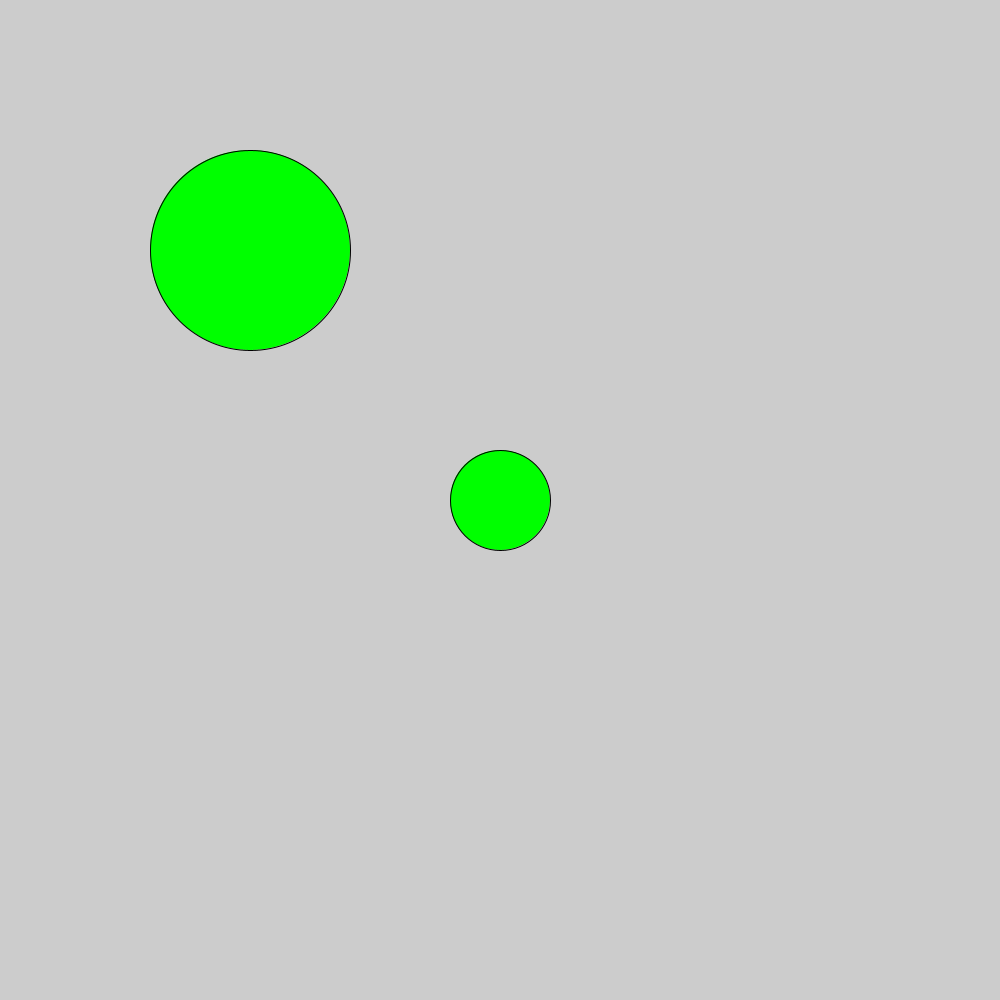
Frame 1 (no input)
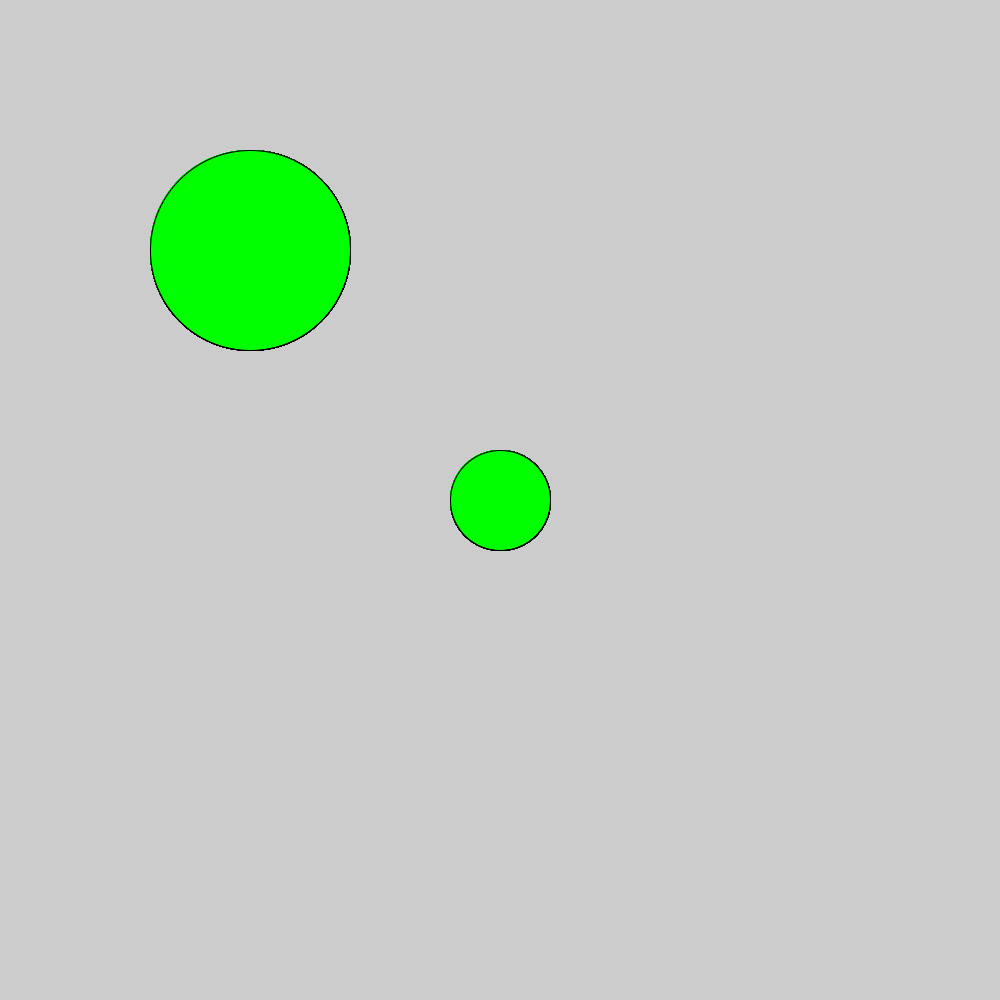
Frame 60 (the mouse pressed at the canvas centre just before this capture)
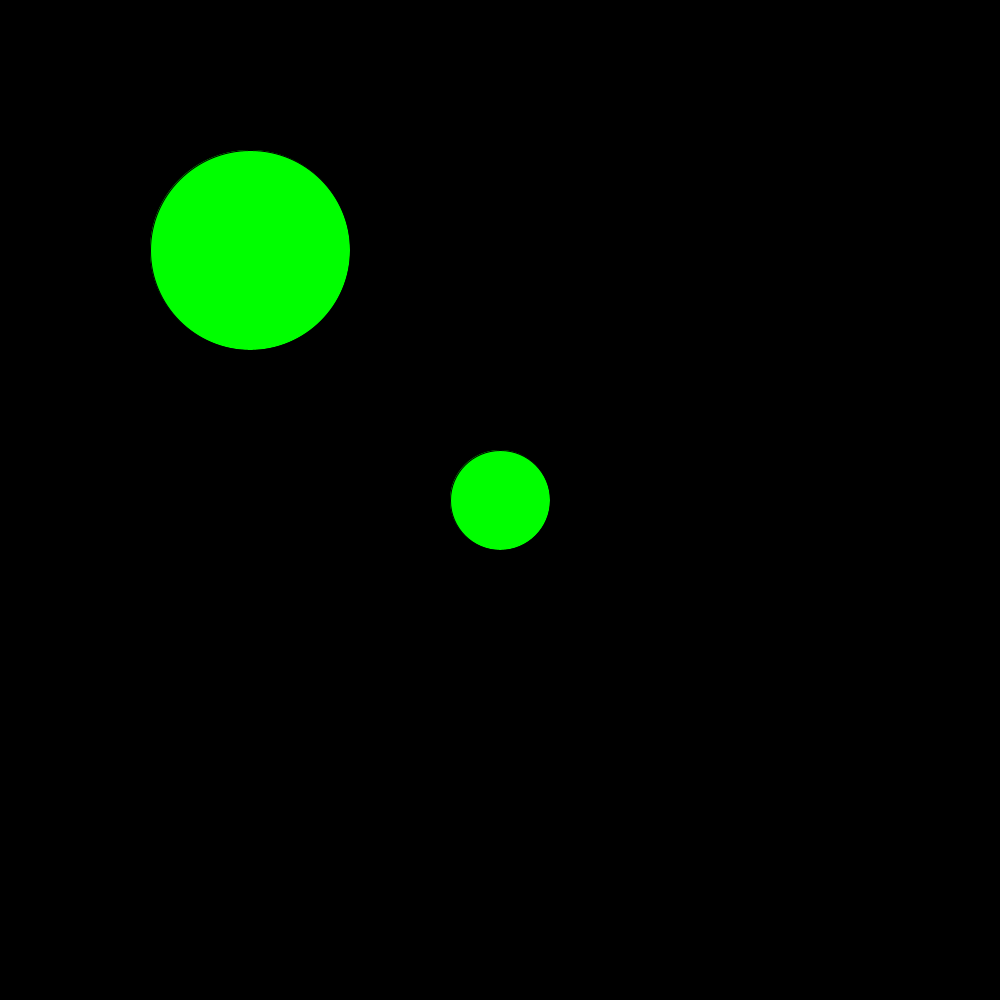
Frame 120 (the mouse held since frame 60 and released just before this capture)

The Processing sketch that drew these frames (run headless with seeded random() and noise(); from frame 60 on, the mouse is pressed at the canvas centre):

// Processing sketch: classworksecondbuttontry
// ── classworksecondbuttontry.pde
//COMPONENTS
//button placement
int x;
int y;
int q;
int w;
int size;
float dist;
boolean buttonClicked;
boolean buttonClicked2;


void setup(){
  size(1000,1000);
  x = width/2;
  y = height/2;
  size = 100;
  q = width/4;
  w = height/4;
}

void draw(){
  
  if(buttonClicked){
    background(0);
    fill(255,0,0);
  }else{
    //background(255);
    fill(0,255,0);
  }

if(buttonClicked2){
    background(random(0,255), random(0,255), random(0,255)); 
    fill(255,0,0);
  }else{
    //background(255);
    fill(0,255,0);
  }
  
  ellipse(q,w, size*2, size*2);
  dist = dist(mouseX, mouseY, q, w);
  
  ellipse(x,y,size,size);
  dist = dist(mouseX, mouseY, x, y);
  println(calcDistance(x,y));
  
  }
  
  
  //if(dist <= 50){
  // fill(0);
  ////}else{
  ////  fill(255);
  //}


void mousePressed(){
  if(calcDistance(x,y) <= 50){
    buttonClicked = !buttonClicked;
  }
  if(calcDistance(q,w) <=25){
    buttonClicked2 = !buttonClicked2;
  }
}

float calcDistance(int xPos, int yPos){
  dist = dist(mouseX, mouseY, xPos, yPos);
  return dist;
  
}
